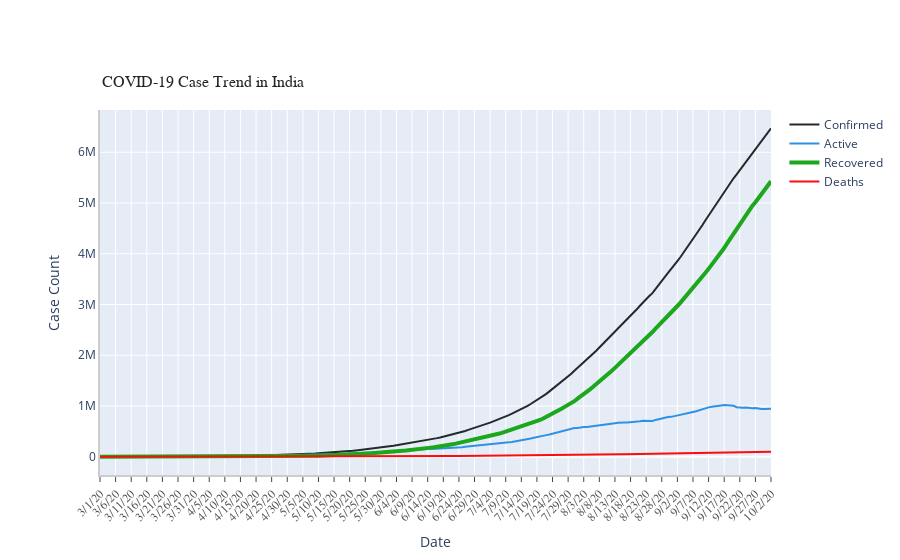

Notebook code for this chart:
### Code cell
ts_array = [confirmed_India_ts[39:], active_India_ts[39:], recovered_India_ts[39:], deaths_India_ts[39:]]
labels = ['Confirmed', 'Active', 'Recovered', 'Deaths']
colors = [color_arr[5], color_arr[0], color_arr[2], color_arr[3]]
mode_size= [8, 8, 12, 8]
line_size= [2, 2, 4, 2]

fig_4= draw_plot(ts_array= ts_array,
                ts_label= labels,
                title="COVID-19 Case Trend in India",
                colors=colors, mode_size=mode_size,
                line_size=line_size,
                x_axis_title= "Date",
                y_axis_title= "Case Count",
                tickangle= 315,
                yaxis_type="",additional_annotations=[])
fig_4.show()

### Figure 1 — Plotly figure (JSON) as saved in the notebook; plotly's stock layout.template omitted (floating-point values rounded to 4 significant figures; data arrays with more than 128 entries replaced by an {"elided": "..."} marker saying what was removed)
{"data": [{"connectgaps": true, "line": {"color": "#222A2A", "width": 2}, "name": "Confirmed", "type": "scatter", "x": {"elided": "216 str values"}, "y": {"elided": "216 int values"}}, {"connectgaps": true, "line": {"color": "#2E91E5", "width": 2}, "name": "Active", "type": "scatter", "x": {"elided": "216 str values"}, "y": {"elided": "216 int values"}}, {"connectgaps": true, "line": {"color": "#1CA71C", "width": 4}, "name": "Recovered", "type": "scatter", "x": {"elided": "216 str values"}, "y": {"elided": "216 int values"}}, {"connectgaps": true, "line": {"color": "#FB0D0D", "width": 2}, "name": "Deaths", "type": "scatter", "x": {"elided": "216 str values"}, "y": {"elided": "216 int values"}}], "layout": {"annotations": [{"font": {"color": "rgb(37,37,37)", "family": "Ariel", "size": 16}, "showarrow": false, "text": "COVID-19 Case Trend in India", "x": 0, "xanchor": "left", "xref": "paper", "y": 1.05, "yanchor": "bottom", "yref": "paper"}], "autosize": true, "margin": {"autoexpand": true, "l": 100, "r": 20, "t": 110}, "showlegend": true, "xaxis": {"linecolor": "rgb(204,204,204)", "linewidth": 2, "showgrid": true, "showline": true, "showticklabels": true, "tickangle": -45, "tickfont": {"color": "rgb(82,82,82)", "family": "Ariel", "size": 12}, "ticks": "outside", "title": {"text": "Date"}}, "yaxis": {"linecolor": "rgb(204,204,204)", "linewidth": 2, "showgrid": true, "showline": true, "showticklabels": true, "title": {"text": "Case Count"}}}}
